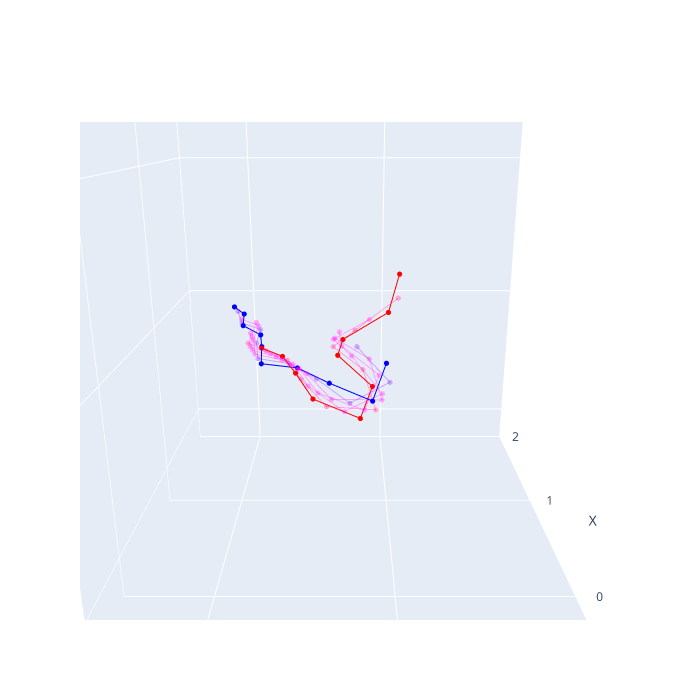

The code cell stored with this chart in its notebook:
### Code cell
# view 2

i=30
angle = -1.*np.pi#np.pi*2.05/3.
radius = 2.25
eye_x = radius * np.cos(angle) + 0.7
eye_y = radius * np.sin(angle)
fig1 = naga.visualise_simulation_evolution(
        configurations[5*i:40*i:160],
        link_count,
        range_x=(-0.5, 2),
        range_y=(-1, 1.5),
        range_z=(-1.25, 1.25),
        # color_disc_map=lambda val: f"rgba({255*val}, 0, {255*(1.-val)}, {(np.sin(np.abs(val*np.pi - np.pi/2))**3 + 0.3)/1.5 })", #val*0.7+0.3
        color_disc_map=lambda val: f"rgba({255*val}, 0, {255*(1.-val)}, {np.piecewise(val, [val == 0. or val == 1., val != 0 and val != 1], [1, 0.3])})",
        show_legend=False,
    ).update_layout(
        scene=dict(
            xaxis=dict(range=[-0.5, 2], dtick=1),
            yaxis=dict(range=[-1, 1.5], dtick=1),
            zaxis=dict(range=[-1.25, 1.25], dtick=1),
            aspectmode="manual",
            aspectratio=dict(x=1, y=1, z=1),
        ),
        scene_camera=dict(eye=dict(x=eye_x, y=eye_y, z=0.5)))
fig1.show()
fig1.write_image('spiral_plot2.pdf')

### Figure 1 — Plotly figure (JSON) as saved in the notebook; plotly's stock layout.template omitted (floating-point values rounded to 4 significant figures)
{"data": [{"hovertemplate": "color=0.0<br>X=%{x}<br>Y=%{y}<br>Z=%{z}<extra></extra>", "legendgroup": "0.0", "line": {"color": "rgba(0.0, 0, 255.0, 1.0)", "dash": "solid"}, "marker": {"size": 3, "symbol": "circle"}, "mode": "lines+markers", "name": "0.0", "scene": "scene", "showlegend": true, "type": "scatter3d", "x": [0.1304, -0.07361, 0.04589, 0.2254, 0.3607, 0.6085, 0.8556, 1.063, 1.311, 1.539], "y": [0.06346, 0.1398, 0.3543, 0.5276, 0.7363, 0.7641, 0.8016, 0.9408, 0.9709, 1.075], "z": [0.075, -0.04776, -0.001097, 0.01464, -0.01114, 0.005497, -0.0008435, -0.003064, 0.005301, -0.005756]}, {"hovertemplate": "color=0.16666666666666666<br>X=%{x}<br>Y=%{y}<br>Z=%{z}<extra></extra>", "legendgroup": "0.16666666666666666", "line": {"color": "rgba(42.5, 0, 212.5, 0.3)", "dash": "solid"}, "marker": {"size": 3, "symbol": "circle"}, "mode": "lines+markers", "name": "0.16666666666666666", "scene": "scene", "showlegend": true, "type": "scatter3d", "x": [0.1591, 0.05227, -0.08377, 0.089, 0.2842, 0.4455, 0.6922, 0.9419, 1.142, 1.384], "y": [0.2147, 0.0489, 0.251, 0.4212, 0.5769, 0.7658, 0.8054, 0.8127, 0.9614, 1.025], "z": [0.155, 0.001366, -0.05475, 0.006056, 0.01761, -0.01072, -0.001157, 0.007207, -0.007495, 0.00428]}, {"hovertemplate": "color=0.3333333333333333<br>X=%{x}<br>Y=%{y}<br>Z=%{z}<extra></extra>", "legendgroup": "0.3333333333333333", "line": {"color": "rgba(85.0, 0, 170.00000000000003, 0.3)", "dash": "solid"}, "marker": {"size": 3, "symbol": "circle"}, "mode": "lines+markers", "name": "0.3333333333333333", "scene": "scene", "showlegend": true, "type": "scatter3d", "x": [0.05171, 0.1569, -0.0367, -0.06274, 0.1413, 0.3434, 0.5223, 0.7689, 1.018, 1.223], "y": [0.3249, 0.151, 0.09233, 0.3406, 0.473, 0.6201, 0.7924, 0.8331, 0.835, 0.9774], "z": [0.235, 0.08945, -0.05739, -0.04364, 0.01415, 0.01729, -0.011, -0.004757, 0.01001, -0.005547]}, {"hovertemplate": "color=0.5<br>X=%{x}<br>Y=%{y}<br>Z=%{z}<extra></extra>", "legendgroup": "0.5", "line": {"color": "rgba(127.5, 0, 127.5, 0.3)", "dash": "solid"}, "marker": {"size": 3, "symbol": "circle"}, "mode": "lines+markers", "name": "0.5", "scene": "scene", "showlegend": true, "type": "scatter3d", "x": [-0.1002, 0.1076, 0.1139, -0.1018, -0.02245, 0.1985, 0.4034, 0.5951, 0.8423, 1.092], "y": [0.3002, 0.2927, 0.1011, 0.179, 0.409, 0.5161, 0.6593, 0.8174, 0.8547, 0.8595], "z": [0.315, 0.1763, 0.0158, -0.08369, -0.02631, 0.02044, 0.01524, -0.01206, -0.006193, 0.01096]}, {"hovertemplate": "color=0.6666666666666666<br>X=%{x}<br>Y=%{y}<br>Z=%{z}<extra></extra>", "legendgroup": "0.6666666666666666", "line": {"color": "rgba(170.0, 0, 85.00000000000001, 0.3)", "dash": "solid"}, "marker": {"size": 3, "symbol": "circle"}, "mode": "lines+markers", "name": "0.6666666666666666", "scene": "scene", "showlegend": true, "type": "scatter3d", "x": [-0.1671, -0.04092, 0.1407, 0.03423, -0.1258, 0.029, 0.2585, 0.464, 0.6659, 0.9137], "y": [0.1616, 0.3291, 0.242, 0.08704, 0.2773, 0.4604, 0.5538, 0.6956, 0.8408, 0.8731], "z": [0.395, 0.2589, 0.1109, -0.05386, -0.08001, -0.009241, 0.02417, 0.01209, -0.01338, -0.00634]}, {"hovertemplate": "color=0.8333333333333333<br>X=%{x}<br>Y=%{y}<br>Z=%{z}<extra></extra>", "legendgroup": "0.8333333333333333", "line": {"color": "rgba(212.49999999999997, 0, 42.50000000000002, 0.3)", "dash": "solid"}, "marker": {"size": 3, "symbol": "circle"}, "mode": "lines+markers", "name": "0.8333333333333333", "scene": "scene", "showlegend": true, "type": "scatter3d", "x": [-0.09186, -0.1565, 0.02234, 0.1398, -0.05948, -0.1129, 0.08667, 0.3196, 0.525, 0.7355], "y": [0.02727, 0.2273, 0.3327, 0.1839, 0.123, 0.3639, 0.4998, 0.5883, 0.7297, 0.8627], "z": [0.475, 0.3397, 0.2004, 0.03742, -0.1007, -0.06007, 0.004718, 0.02543, 0.008295, -0.01459]}, {"hovertemplate": "color=1.0<br>X=%{x}<br>Y=%{y}<br>Z=%{z}<extra></extra>", "legendgroup": "1.0", "line": {"color": "rgba(255.0, 0, 0.0, 1.0)", "dash": "solid"}, "marker": {"size": 3, "symbol": "circle"}, "mode": "lines+markers", "name": "1.0", "scene": "scene", "showlegend": true, "type": "scatter3d", "x": [0.06129, -0.1397, -0.1224, 0.07753, 0.09631, -0.1336, -0.07531, 0.1477, 0.3809, 0.5864], "y": [0.01188, 0.07389, 0.2831, 0.3118, 0.1352, 0.2002, 0.4309, 0.5317, 0.6212, 0.7622], "z": [0.555, 0.4198, 0.284, 0.1367, -0.03934, -0.113, -0.03622, 0.01478, 0.02468, 0.004242]}], "layout": {"height": 700, "legend": {"title": {"text": "color"}, "tracegroupgap": 0}, "margin": {"t": 60}, "scene": {"aspectmode": "manual", "aspectratio": {"x": 1, "y": 1, "z": 1}, "camera": {"eye": {"x": -1.55, "y": -2.755e-16, "z": 0.5}}, "domain": {"x": [0, 1], "y": [0, 1]}, "xaxis": {"dtick": 1, "range": [-0.5, 2], "showgrid": true, "title": {"text": "X"}, "zeroline": true}, "yaxis": {"dtick": 1, "range": [-1, 1.5], "showgrid": true, "title": {"text": "Y"}, "zeroline": true}, "zaxis": {"dtick": 1, "range": [-1.25, 1.25], "showgrid": true, "title": {"text": "Z"}, "zeroline": true}}, "showlegend": false, "width": 700}}
